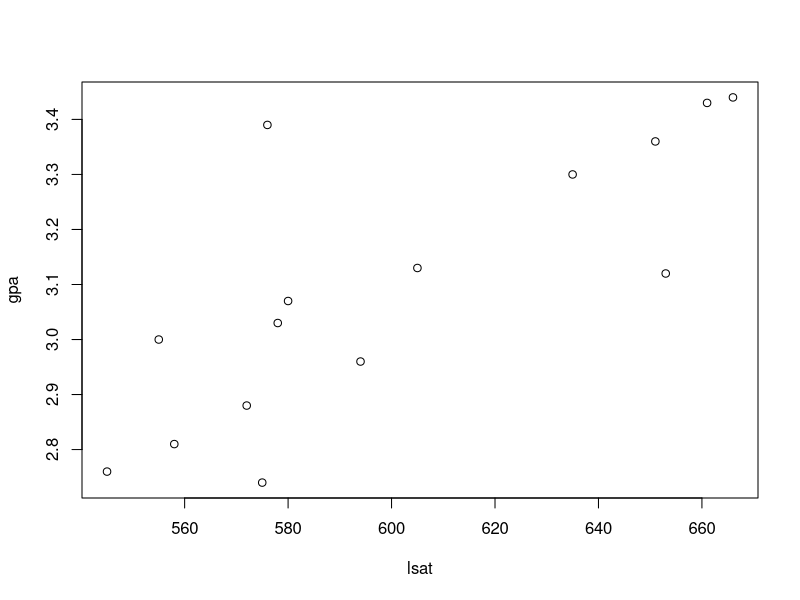
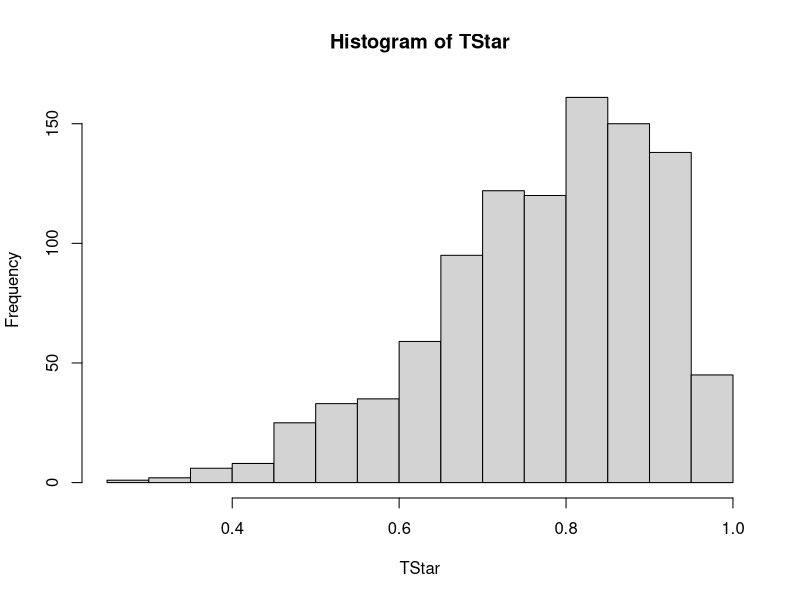
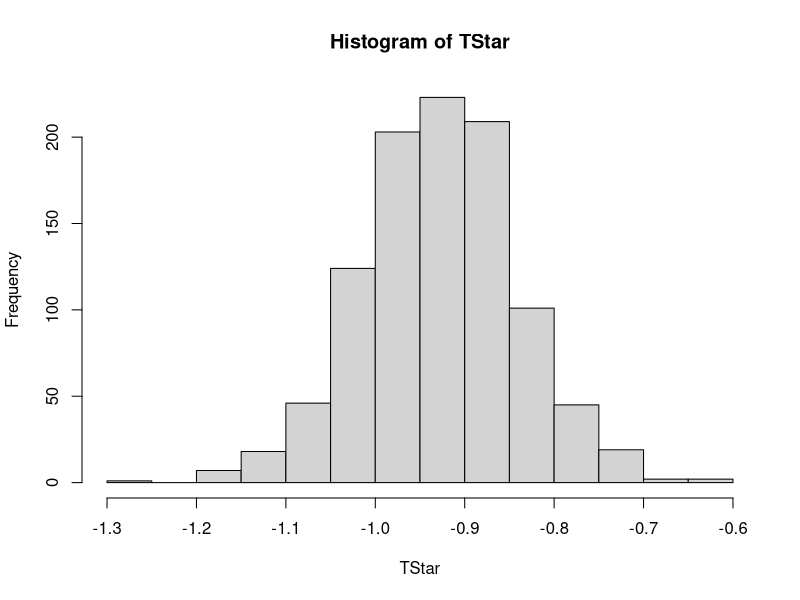
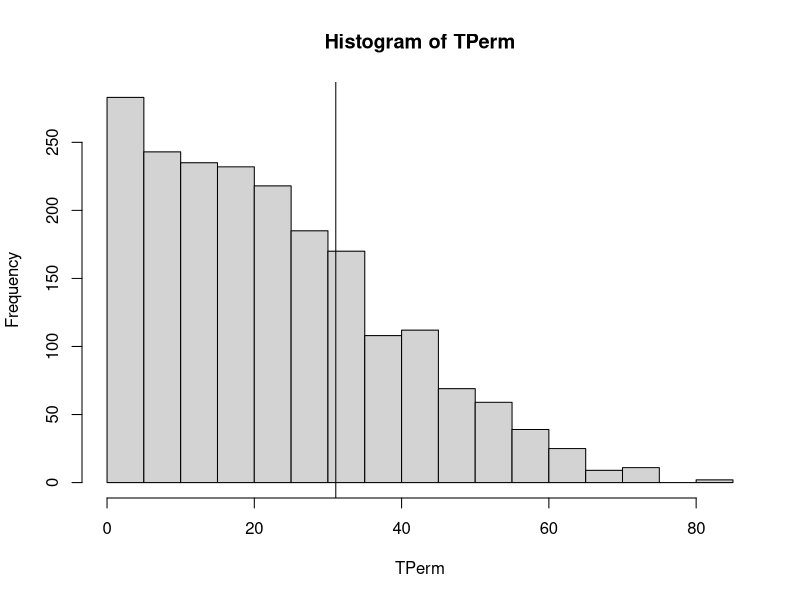
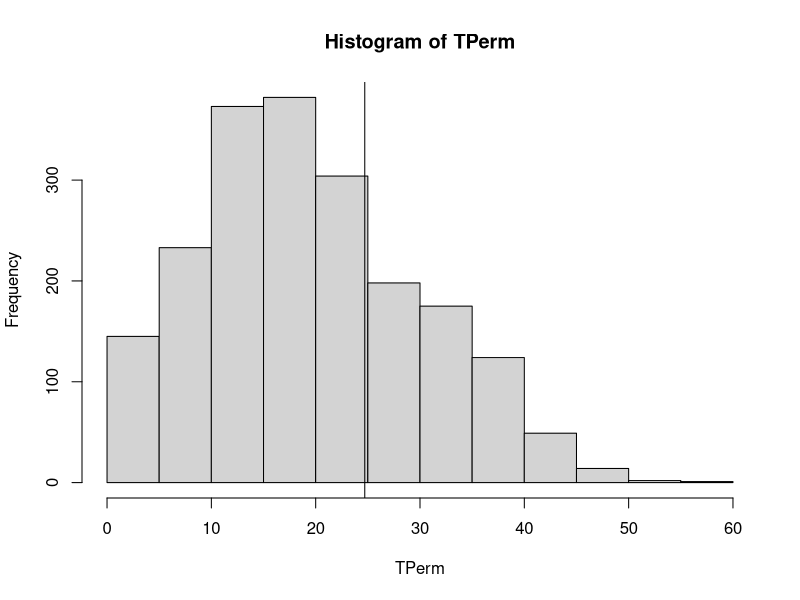
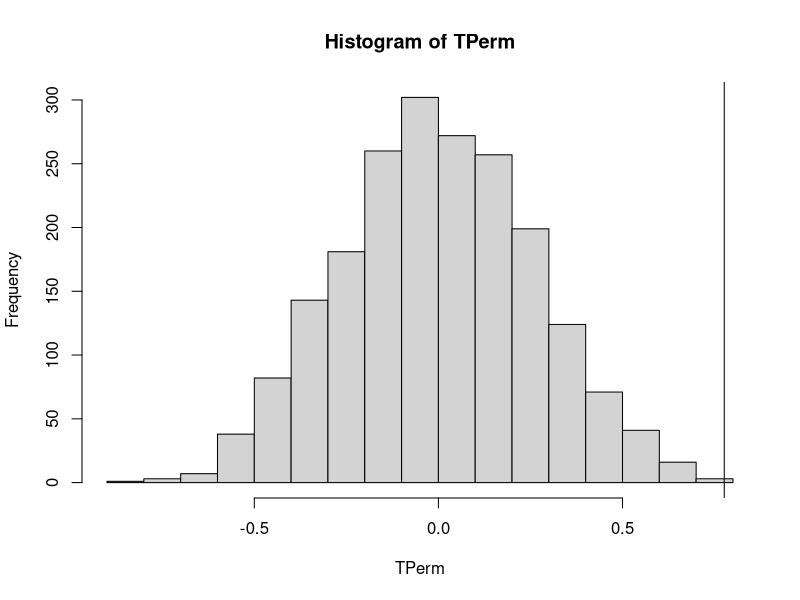

R code for these plots, in order:
library(purrr)
lsat <- c(576,  635,  558,  578,  666,  580,  555,  661,  651,  605,  653,  575,  545,  572,  594)
gpa  <- c(3.39, 3.30, 2.81, 3.03, 3.44, 3.07, 3.00, 3.43, 3.36, 3.13, 3.12, 2.74, 2.76, 2.88, 2.96)

plot(lsat, gpa)

B <- 1000
n <- length(lsat)
t0 <- cor(lsat, gpa)

set.seed(1)
TStar <- map_dbl(seq_len(B), function(b) {
  ind <- sample(seq_len(n), n, replace=TRUE)
  XStar <- lsat[ind]
  YStar <- gpa[ind]
  cor(XStar, YStar)
})
hist(TStar)

# normal method
alpha <- 0.05
t0 - qnorm(alpha / 2, lower.tail = FALSE) * sd(TStar)
t0 + qnorm(alpha / 2, lower.tail = FALSE) * sd(TStar)

# pivotal method
2 * t0 - quantile(TStar, c(1 - alpha / 2, alpha / 2))

# percentile method
quantile(TStar, c(alpha / 2, 1 - alpha / 2))


X <- iris$Sepal.Length[iris$Species == "setosa"]
Y <- iris$Sepal.Length[iris$Species == "versicolor"]

n <- length(X)
m <- length(Y)
B <- 1000

TFunc <- function(X, Y) {
  mean(X) - mean(Y)
}
t0 <- TFunc(X, Y)

TStar <- map_dbl(seq_len(B), function(b) {
  # form bootstrap 2-sample
  XStar <- sample(X, n, replace=TRUE)
  YStar <- sample(Y, m, replace=TRUE)
  # calculate bootstrap stat
  TFunc(XStar, YStar)
})
hist(TStar)
sd(TStar) * sqrt((n -1) / n)


## Permutation test
x <- c(94, 197, 16, 38, 99, 144, 23)
y <- c(52, 104, 146, 10, 51, 30, 40, 27, 46)

B <- 2000
n1 <- length(x)
n2 <- length(y)
TFunc <- function(X, Y) {
  abs(mean(X) - mean(Y))
}
t0 <- TFunc(x, y)
xy <- c(x, y)
TPerm <- map_dbl(seq_len(B), function(i) {
  ind <- sample(n1 + n2, n1, replace=FALSE)
  xPerm <- xy[ind]
  yPerm <- xy[-ind]
  TFunc(xPerm, yPerm)
})
hist(TPerm)
abline(v=t0)

pv <- mean(TPerm >= t0)
pv



# 
t0 <- abs(sd(x) - sd(y))
TPerm <- map_dbl(seq_len(B), function(b) {
  perm <- sample(n1 + n2)
  ind1 <- perm[seq_len(n1)]
  ind2 <- perm[-seq_len(n1)]
  XPerm <- xy[ind1]
  YPerm <- xy[ind2]
  abs(sd(XPerm) - sd(YPerm))
})
hist(TPerm)
abline(v=t0)
pv <- mean(TPerm >= t0)
pv

B <- 2000
n <- length(lsat)
t0 <- cor(lsat, gpa)
TPerm <- map_dbl(seq_len(B), function(b) {
  # Permute the sample
  ind <- sample(n)
  xPerm <- lsat[ind]
  yPerm <- gpa
  # calc the test statistic
  cor(xPerm, yPerm)
})
hist(TPerm)
abline(v=t0)
pv <- mean(TPerm >= t0)
pv
